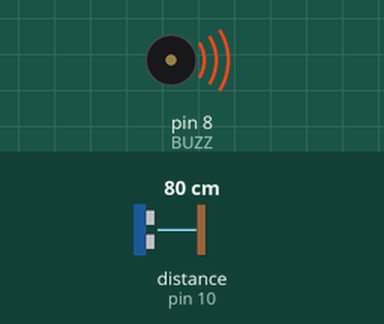
Simulated run of this sketch. Board: Arduino Nano, built with avr-gcc and run on an emulated ATmega328P. On the bench: buzzer (waves = sounding). Wiring (inferred from the names in the program): ultrasonic range finder: trigger pin 9; echo pin 10. Inputs (shaded band) come from the test bench; at power-on: distance to the obstacle (sensor on pin 10) 80 cm. The echo pulse lasts 58.3 µs per cm.

Above: at 0.1 s.
Timing chart, 0 to 1.6 s (numbered marks = the images above):
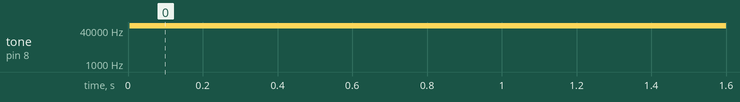

The sketch:

nano_hcsr04_theremin.ino
```cpp
// Reads distance from an HC-SR04 ultrasonic sensor and plays a mapped pitch on a piezo buzzer (theremin-style).
//
// Full tutorial: https://shillehtek.com/blogs/news/arduino-nano-hc-sr04-theremin-gesture-pitch
// Parts used: https://shillehtek.com/products/hc-sr04-ultrasonic-distance-sensor-module-4-pin-for-arduino
//             https://shillehtek.com/products/ky-006-passive-piezo-buzzer-alarm-module-for-arduino-projects
//             https://shillehtek.com/products/arduino-nano-v3-presoldered-ch340g-atmega328p
// More examples: https://github.com/shillehbean/shillehtek-examples
//

const int TRIG = 9, ECHO = 10;
const int BUZZ = 8;
void setup() {
  pinMode(TRIG, OUTPUT);
  pinMode(ECHO, INPUT);
}
void loop() {
  digitalWrite(TRIG, LOW); delayMicroseconds(2);
  digitalWrite(TRIG, HIGH); delayMicroseconds(10);
  digitalWrite(TRIG, LOW);
  long us = pulseIn(ECHO, HIGH, 30000);
  if (us > 0 && us < 20000) {
    long cm = us * 0.0343 / 2.0;
    // Map 5-50cm to a 200-2000Hz tone range
    int freq = map(cm, 5, 50, 2000, 200);
    tone(BUZZ, freq);
  } else {
    noTone(BUZZ);
  }
  delay(50);
}
```

Measured:
- by itself, tone on pin 8 (BUZZ): silent → 64576 Hz at 0.01 s
